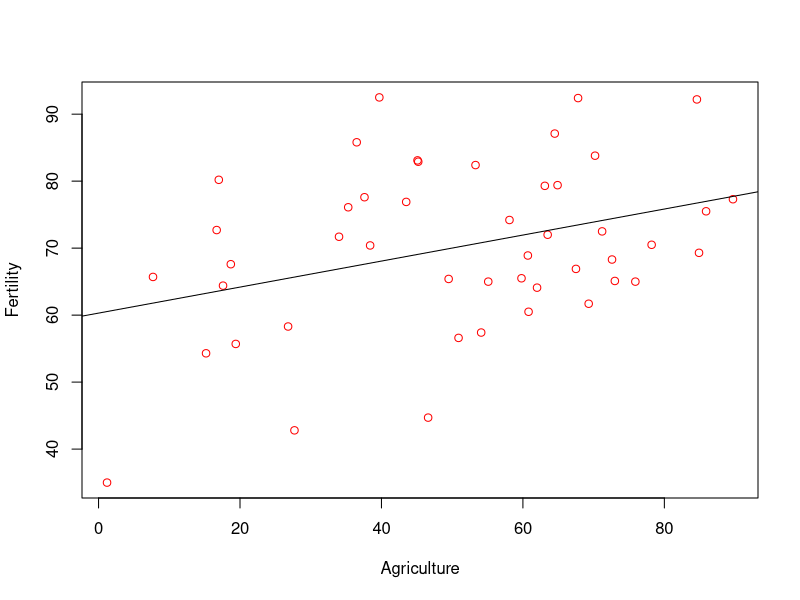

Generate this figure with R:
## ---- chunk 1
knitr::opts_chunk$set(echo = FALSE)
require(stats)
data(swiss)

## ---- chunk 2
mf <- lm(Fertility ~ Agriculture, data = swiss)
plot(y = swiss$Fertility, x = swiss$Agriculture, ylab="Fertility", xlab="Agriculture", col="red")
abline(mf)
